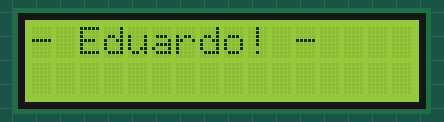
A sketch run on a simulated Arduino Uno, built with avr-gcc and run on an emulated ATmega328P. On the bench: 16×2 character LCD.

Above: at 0.1 s.
At 5.1 s:
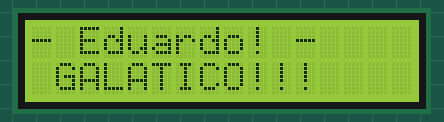
At 10.1 s:
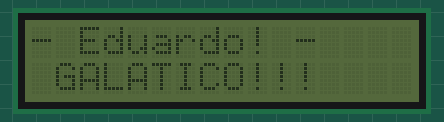
At 14.2 s:
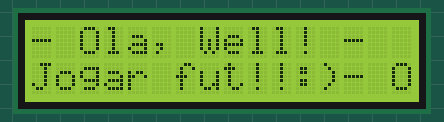

The sketch:

TesteDisplay.ino
```cpp
/*
     CÓDIGO:  Q0624
     AUTOR:   BrincandoComIdeias
     LINK:    https://www.youtube.com/brincandocomideias ; https://cursodearduino.net/ ; https://cursoderobotica.net
     COMPRE:  https://www.arducore.com.br/
     SKETCH:  Exemplo LiquidCrystal_I2C
     DATA:    11/02/2020
*/

// INCLUSÃO DE BIBLIOTECAS
#include <Wire.h>
#include <LiquidCrystal_I2C.h>

// DEFINIÇÕES
#define endereco  0x27 // Endereços comuns: 0x27, 0x3F
#define colunas   16
#define linhas    2

// INSTANCIANDO OBJETOS
LiquidCrystal_I2C lcd(endereco, colunas, linhas);

void setup() {
  lcd.init(); // INICIA A COMUNICAÇÃO COM O DISPLAY
  lcd.backlight(); // LIGA A ILUMINAÇÃO DO DISPLAY
  lcd.clear(); // LIMPA O DISPLAY

  lcd.print("- Eduardo! -");
  delay(5000); // DELAY DE 5 SEGUNDOS
  lcd.setCursor(0, 1); // POSICIONA O CURSOR NA PRIMEIRA COLUNA DA LINHA 2
  lcd.print(" GALATICO!!!" );
  delay(5000); // DELAY DE 5 SEGUNDOS

  lcd.noBacklight(); // DESLIGA A ILUMINAÇÃO DO DISPLAY
  delay(2000); // DELAY DE 2 SEGUNDOS
  lcd.backlight(); // LIGA A ILUMINAÇÃO DO DISPLAY
  delay(2000); // DELAY DE 2 SEGUNDOS

  lcd.clear(); // LIMPA O DISPLAY
  //lcd.noBacklight(); // DESLIGA A ILUMINAÇÃO DO DISPLAY
}

void loop() {

  //lcd.clear();
  lcd.print("- Ola, Well! -");
  lcd.setCursor(0, 1); // POSICIONA O CURSOR NA PRIMEIRA COLUNA DA LINHA 2
  lcd.print("Jogar fut!!:)");

}
```

Measured:
- what the display in image 1 shows lasts 5.0 s, from 5.1 s to 10.1 s
- what the display in image 2 shows lasts 2.0 s, from 10.1 s to 12.1 s
